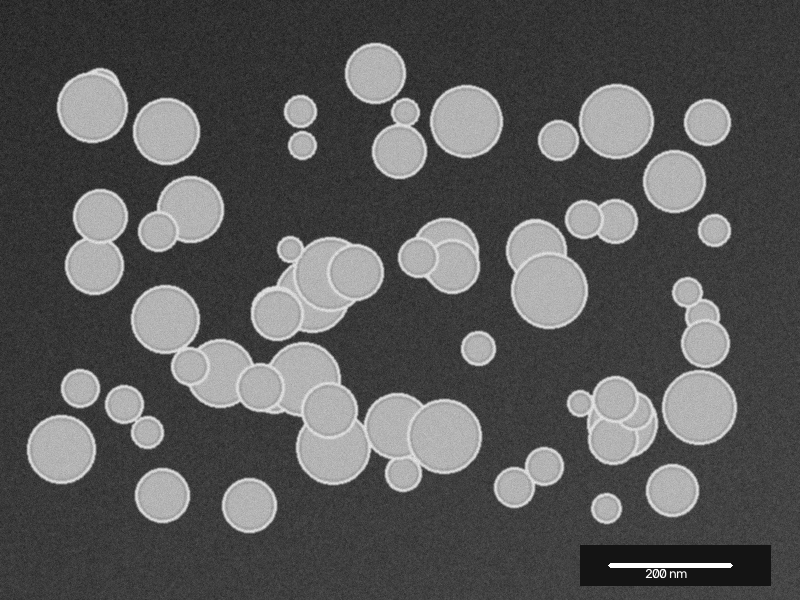
#> input picture backend/sample_images/sem_gold_nanoparticles.png, 800 x 600 px
$ python -i cv_pipeline.py   (imports and definitions only)
#> lines starting #> are read from the running program, lines starting #| are printed output that depends on the picture; after the words box and inside, x2 and y2 are one past the last pixel; in counts of white or black regions, pixels touching at a corner belong together
import json
import uuid
import numpy as np
import cv2
from pathlib import Path
from typing import Dict, List, Tuple, Any
from scipy import ndimage
from skimage.feature import peak_local_max
from skimage.segmentation import watershed
from app.config import settings

class ComputerVisionPipeline:
    def __init__(self, settings_dict: Dict[str, Any] = None):
        self.settings = settings_dict or {}
        self.clahe_clip = float(self.settings.get("clahe_clip_limit", 2.5))
        self.blur_ksize = int(self.settings.get("gaussian_blur", 5))
        if self.blur_ksize % 2 == 0:
            self.blur_ksize += 1
        self.thresh_method = self.settings.get("threshold_method", "otsu")
        self.min_area_px = float(self.settings.get("min_area_px", 20))
        self.max_area_px = float(self.settings.get("max_area_px", 100000))
        self.use_watershed = bool(self.settings.get("watershed_enabled", True))
        self.dist_fraction = float(self.settings.get("watershed_distance_fraction", 0.35))
        self.exclude_border = bool(self.settings.get("exclude_border", False))
        self.invert_binary = bool(self.settings.get("invert_binary", False))

    def process_image(self, image_path: Path) -> Tuple[np.ndarray, np.ndarray, np.ndarray, List[Dict[str, Any]]]:
        """
        Executes complete scientific segmentation pipeline:
        Returns:
            original_bgr: np.ndarray
            processed_visual: np.ndarray (showing thresholded/distance features)
            overlay_bgr: np.ndarray (contours & labels drawn)
            detected_raw_particles: List of dicts with contour data
        """
        # 1. Load image
        img_bgr = cv2.imread(str(image_path))
#> img_bgr is the input picture: shape (600, 800, 3); min 20, max 255, mean 88.7
        if img_bgr is None:
            raise ValueError(f"Could not read image file at {image_path}")

        h, w = img_bgr.shape[:2]
#> h = 600; w = 800

        # 2. Grayscale conversion
        gray = cv2.cvtColor(img_bgr, cv2.COLOR_BGR2GRAY)

        # 3. Contrast enhancement using CLAHE
        clahe = cv2.createCLAHE(clipLimit=self.clahe_clip, tileGridSize=(8, 8))
        enhanced = clahe.apply(gray)
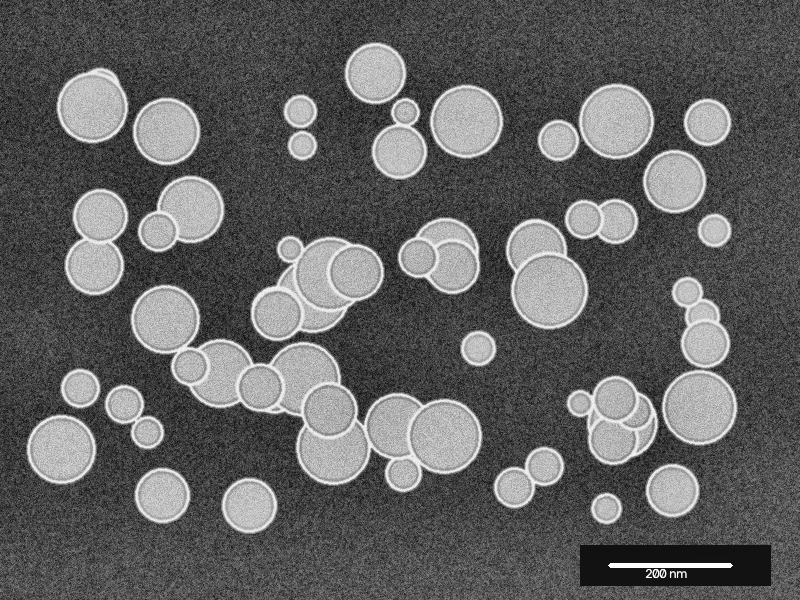
#> enhanced: shape (600, 800); min 12, max 255, mean 97.9

        # 4. Noise reduction via Gaussian smoothing
        blurred = cv2.GaussianBlur(enhanced, (self.blur_ksize, self.blur_ksize), 0)

        # 5. Thresholding / Binarization
        if self.thresh_method == "otsu":
            _, binary = cv2.threshold(blurred, 0, 255, cv2.THRESH_BINARY + cv2.THRESH_OTSU)
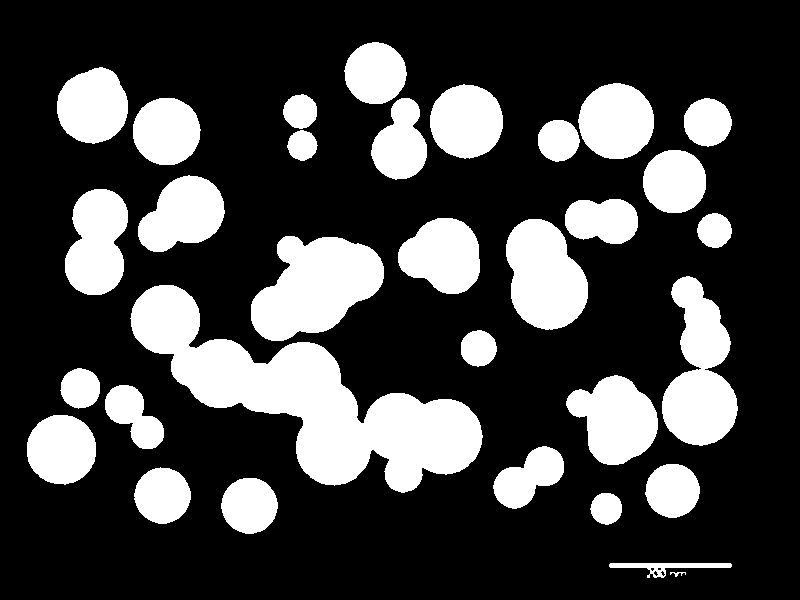
#> binary: shape (600, 800); 25.9% white; 32 white regions, largest, box (x1, y1, x2, y2) and area: (130, 285, 483, 493) 26739, (251, 236, 384, 341) 9344, (662, 276, 738, 446) 7905
        elif self.thresh_method == "adaptive_mean":
            binary = cv2.adaptiveThreshold(
                blurred, 255, cv2.ADAPTIVE_THRESH_MEAN_C, cv2.THRESH_BINARY, 21, 5
            )
        else: # adaptive_gaussian
            binary = cv2.adaptiveThreshold(
                blurred, 255, cv2.ADAPTIVE_THRESH_GAUSSIAN_C, cv2.THRESH_BINARY, 21, 5
            )

        # Invert if particles are darker than background (TEM brightfield)
        if self.invert_binary:
            binary = cv2.bitwise_not(binary)

        # Auto-detect if background is white: in TEM brightfield, background is high intensity
        # Check corner border mean intensity
        border_sample = np.concatenate([
            binary[0:15, :].flatten(),
            binary[-15:, :].flatten(),
            binary[:, 0:15].flatten(),
            binary[:, -15:].flatten()
        ])
        if np.mean(border_sample) > 170 and not self.invert_binary:
            # The background is predominantly white; invert so particles are white (foreground)
            binary = cv2.bitwise_not(binary)

        # 6. Morphological opening and closing
        kernel = cv2.getStructuringElement(cv2.MORPH_ELLIPSE, (3, 3))
        opened = cv2.morphologyEx(binary, cv2.MORPH_OPEN, kernel, iterations=1)
#> opened: shape (600, 800); 25.9% white; 33 white regions (2 under 20 px), largest, box (x1, y1, x2, y2) and area: (130, 285, 483, 493) 26735, (251, 236, 384, 341) 9344, (662, 276, 738, 446) 7905
        closed = cv2.morphologyEx(opened, cv2.MORPH_CLOSE, kernel, iterations=1)
#> closed: shape (600, 800); 25.9% white; 32 white regions (2 under 20 px), largest, box (x1, y1, x2, y2) and area: (130, 285, 483, 493) 26739, (251, 236, 384, 341) 9344, (662, 276, 738, 446) 7913

        # 7. Watershed Segmentation for touching particles
        labels = None
        if self.use_watershed:
            # Euclidean distance transform
            dist_transform = cv2.distanceTransform(closed, cv2.DIST_L2, 5)
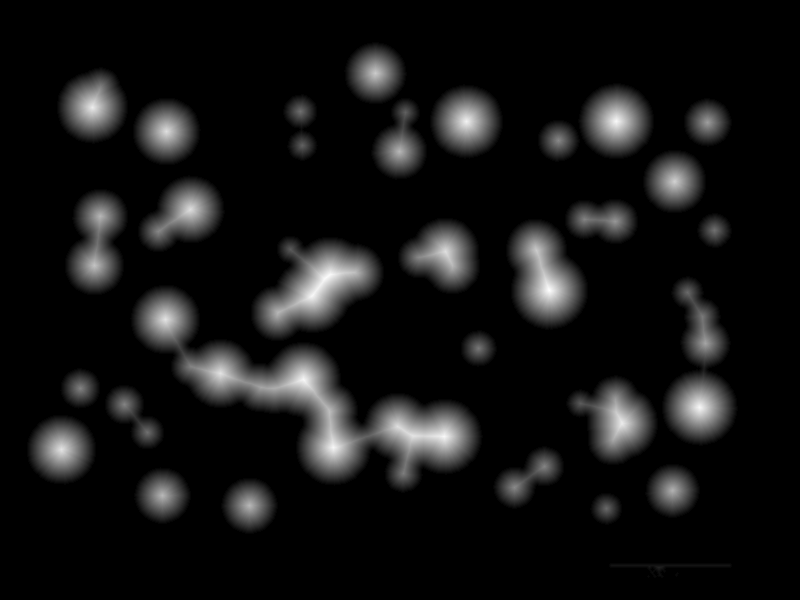
#> dist_transform: shape (600, 800) float32; min 0, max 38.35, mean 3; drawn with min black and max white

            # Find local maxima peaks
            max_dist = dist_transform.max()
#> max_dist = 38.35
            if max_dist > 0:
                min_dist_threshold = self.dist_fraction * max_dist
#> min_dist_threshold = 13.42
                # Scikit-image peak_local_max provides robust local peaks
                coordinates = peak_local_max(
                    dist_transform,
                    min_distance=max(3, int(self.blur_ksize)),
                    threshold_abs=min_dist_threshold,
                    exclude_border=False
                )
#> coordinates = 53 pairs, first value 73 to 508, second value 61 to 714

                # Create markers for watershed
                markers = np.zeros(dist_transform.shape, dtype=np.int32)
                for idx, pt in enumerate(coordinates):
                    markers[pt[0], pt[1]] = idx + 1
#> this loop made 53 passes
#> pt on passes 1 to 12: [290, 549], [277, 326], [121, 616], [295, 312], [379, 303], [407, 699], [436, 444], [447, 333], [121, 466], [107, 92], [423, 622], [319, 165]
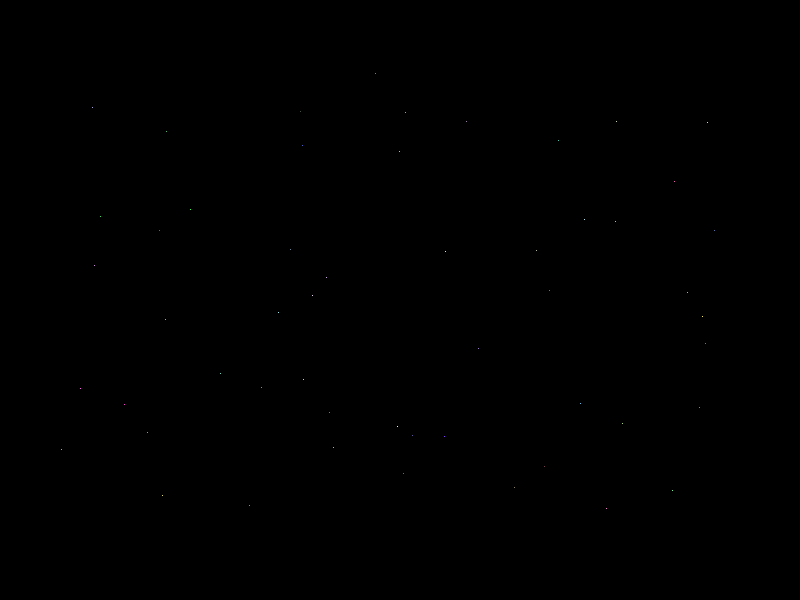
#> markers: shape (600, 800) int32; 54 distinct labels, from 0 to 53; one colour per label, 0 black

                if len(coordinates) > 0:
                    # Dilate markers slightly so watershed has regions
                    markers = ndimage.maximum_filter(markers, size=3)
#> markers: shape (600, 800) int32; 54 distinct labels, from 0 to 53
                    labels = watershed(-dist_transform, markers, mask=closed)
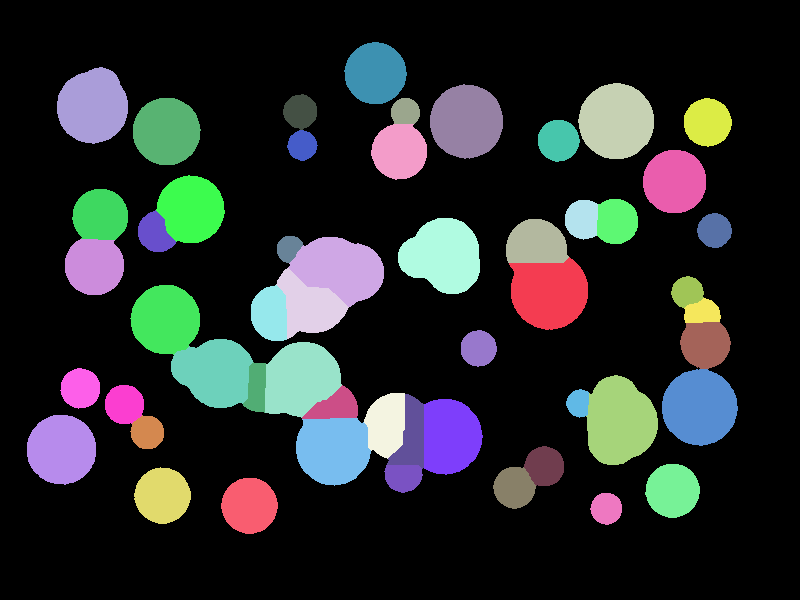
#> labels: shape (600, 800) int32; 54 distinct labels, from 0 to 53; one colour per label, 0 black
                else:
                    _, labels = cv2.connectedComponents(closed)
            else:
                _, labels = cv2.connectedComponents(closed)
        else:
            _, labels = cv2.connectedComponents(closed)

        # 8. Extract individual particle contours & metadata
        particles_raw = []
        overlay_bgr = img_bgr.copy()
        processed_visual = cv2.cvtColor(closed, cv2.COLOR_GRAY2BGR)

        unique_labels = np.unique(labels)
#> unique_labels = 54 values from 0 to 53
        particle_idx = 1

        # Color palette for distinct segment highlighting
        colors = [
            (0, 255, 255),   # Cyan
            (0, 255, 128),   # Spring Green
            (255, 191, 0),   # Deep Sky / Amber
            (255, 105, 180), # Neon Pink
            (50, 205, 50),   # Lime Green
            (0, 191, 255),   # Sky Blue
            (186, 85, 211),  # Medium Orchid
        ]

        for lab in unique_labels:
            if lab == 0:
                continue # Background

            mask = np.uint8(labels == lab) * 255
            contours, _ = cv2.findContours(mask, cv2.RETR_EXTERNAL, cv2.CHAIN_APPROX_SIMPLE)

            if not contours:
                continue

            cnt = max(contours, key=cv2.contourArea)
            area = float(cv2.contourArea(cnt))

            # Area filter check
            if area < self.min_area_px or area > self.max_area_px:
                continue

            perimeter = float(cv2.arcLength(cnt, True))
            if perimeter <= 0:
                continue

            # Bounding box
            bx, by, bw, bh = cv2.boundingRect(cnt)

            # Border proximity check
            touches_border = (bx <= 2 or by <= 2 or (bx + bw) >= w - 2 or (by + bh) >= h - 2)
            if touches_border and self.exclude_border:
                continue

            # Moments for centroid
            M = cv2.moments(cnt)
            if M["m00"] != 0:
                cx = float(M["m10"] / M["m00"])
                cy = float(M["m01"] / M["m00"])
            else:
                cx = float(bx + bw / 2.0)
                cy = float(by + bh / 2.0)

            # Fit ellipse if >= 5 points, else minAreaRect
            if len(cnt) >= 5:
                try:
                    ellipse = cv2.fitEllipse(cnt)
                    (_, _), (d1, d2), angle = ellipse
                    major_axis = float(max(d1, d2))
                    minor_axis = float(min(d1, d2))
                except Exception:
                    rect = cv2.minAreaRect(cnt)
                    major_axis = float(max(rect[1]))
                    minor_axis = float(min(rect[1]))
            else:
                rect = cv2.minAreaRect(cnt)
                major_axis = float(max(rect[1]))
                minor_axis = float(min(rect[1]))

            if minor_axis <= 0:
                minor_axis = major_axis if major_axis > 0 else 1.0

            # Equivalent Circular Diameter (ECD) = sqrt(4 * Area / pi)
            ecd_px = float(2.0 * np.sqrt(area / np.pi))

            # Maximum Feret diameter approximation (maximum distance between convex hull vertices)
            hull = cv2.convexHull(cnt)
            hull_points = hull.squeeze()
            feret_px = major_axis
            if len(hull_points.shape) == 2 and len(hull_points) > 1:
                # Pairwise distance maximum
                diff = hull_points[:, np.newaxis, :] - hull_points[np.newaxis, :, :]
                dists_sq = np.sum(diff ** 2, axis=-1)
                feret_px = float(np.sqrt(np.max(dists_sq)))

            # Aspect ratio and circularity
            aspect_ratio = float(major_axis / minor_axis)
            circularity = float((4.0 * np.pi * area) / (perimeter ** 2)) if perimeter > 0 else 0.0
            circularity = min(1.0, max(0.0, circularity))

            # Uncertainty flag: touching border, severe elongation (aspect_ratio > 3.5), or extremely low circularity (< 0.25)
            is_uncertain = bool(touches_border or aspect_ratio > 3.8 or circularity < 0.28)

            # Simplified polygon coordinates for interactive SVG rendering
            epsilon = 0.012 * perimeter
            approx = cv2.approxPolyDP(cnt, epsilon, True)
            poly_points = approx.reshape(-1, 2).tolist()

            particles_raw.append({
                "particle_number": particle_idx,
                "center_x": cx,
                "center_y": cy,
                "bbox_x": int(bx),
                "bbox_y": int(by),
                "bbox_w": int(bw),
                "bbox_h": int(bh),
                "area_px": area,
                "perimeter_px": perimeter,
                "ecd_px": ecd_px,
                "major_axis_px": major_axis,
                "minor_axis_px": minor_axis,
                "feret_px": feret_px,
                "aspect_ratio": aspect_ratio,
                "circularity": circularity,
                "is_uncertain": is_uncertain,
                "is_valid": True,
                "contour_points": json.dumps(poly_points)
            })

            # Draw visual overlay
            color = colors[(particle_idx - 1) % len(colors)]
            if is_uncertain:
                draw_color = (0, 140, 255) # Orange for uncertain
            else:
                draw_color = color

            cv2.drawContours(overlay_bgr, [cnt], -1, draw_color, 2)
            cv2.circle(overlay_bgr, (int(cx), int(cy)), 3, (255, 255, 255), -1)

            # Text label for ID
            font = cv2.FONT_HERSHEY_SIMPLEX
            font_scale = max(0.35, min(0.6, bw / 60.0))
            cv2.putText(
                overlay_bgr,
                str(particle_idx),
                (int(cx) + 4, int(cy) - 4),
                font,
                font_scale,
                (255, 255, 255),
                1,
                cv2.LINE_AA
            )

            particle_idx += 1
#> this loop made 54 passes
#> (area, perimeter, bx, by, bw, bh, cx, cy) on pass 15: (1463, 202.1, 387, 394, 37, 75, 411.1, 435.3)
#> (area, perimeter, bx, by, bw, bh, cx, cy) on passes 2 to 7: (4309.5, 262.9, 509, 257, 79, 73, 548.7, 292.7), (4287.5, 267.8, 288, 237, 96, 70, 339.5, 268.1), (4403, 248.5, 578, 83, 76, 76, 615.9, 120.8), (2688, 235.3, 276, 268, 73, 71, 309.2, 305.6), (4280, 254.8, 265, 342, 77, 76, 300, 378.5), (4412, 250.1, 662, 369, 76, 77, 699.2, 406.9)
#> pass 3, in process_image, `dists_sq = np.sum(diff ** 2, axis=-1)`:
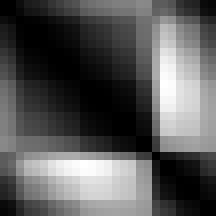
#> dists_sq: shape (27, 27) int64 (shown 8 times larger); min 0, max 9146, mean 3149.9; drawn with min black and max white
#> after the loop: mask: shape (600, 800); 0.11% white; 1 white region, box (x1, y1, x2, y2) and area: (566, 389, 589, 418) 519
#> after the loop:
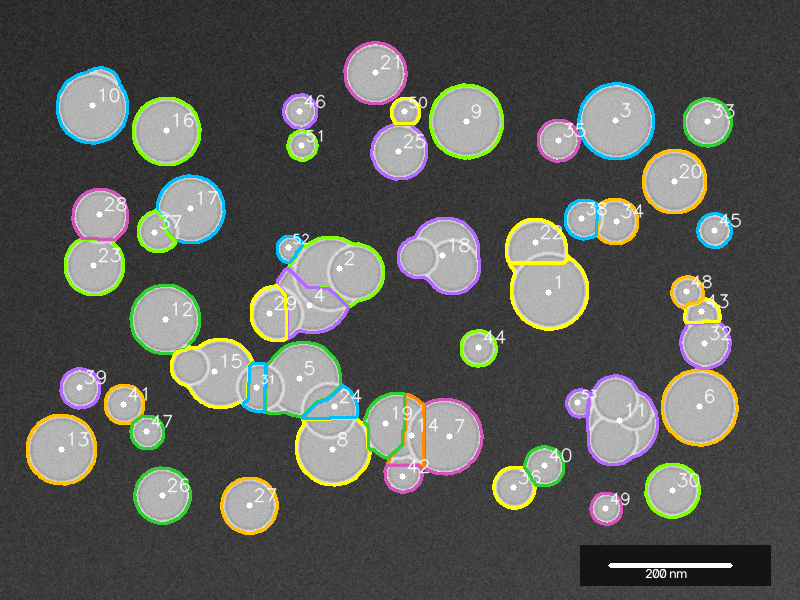
#> overlay_bgr: shape (600, 800, 3); 7.52% of pixels changed, all inside (x1, y1, x2, y2) = (26, 41, 742, 535)

        return img_bgr, processed_visual, overlay_bgr, particles_raw

>>> result = ComputerVisionPipeline().process_image('../../sample_images/sem_gold_nanoparticles.png')
